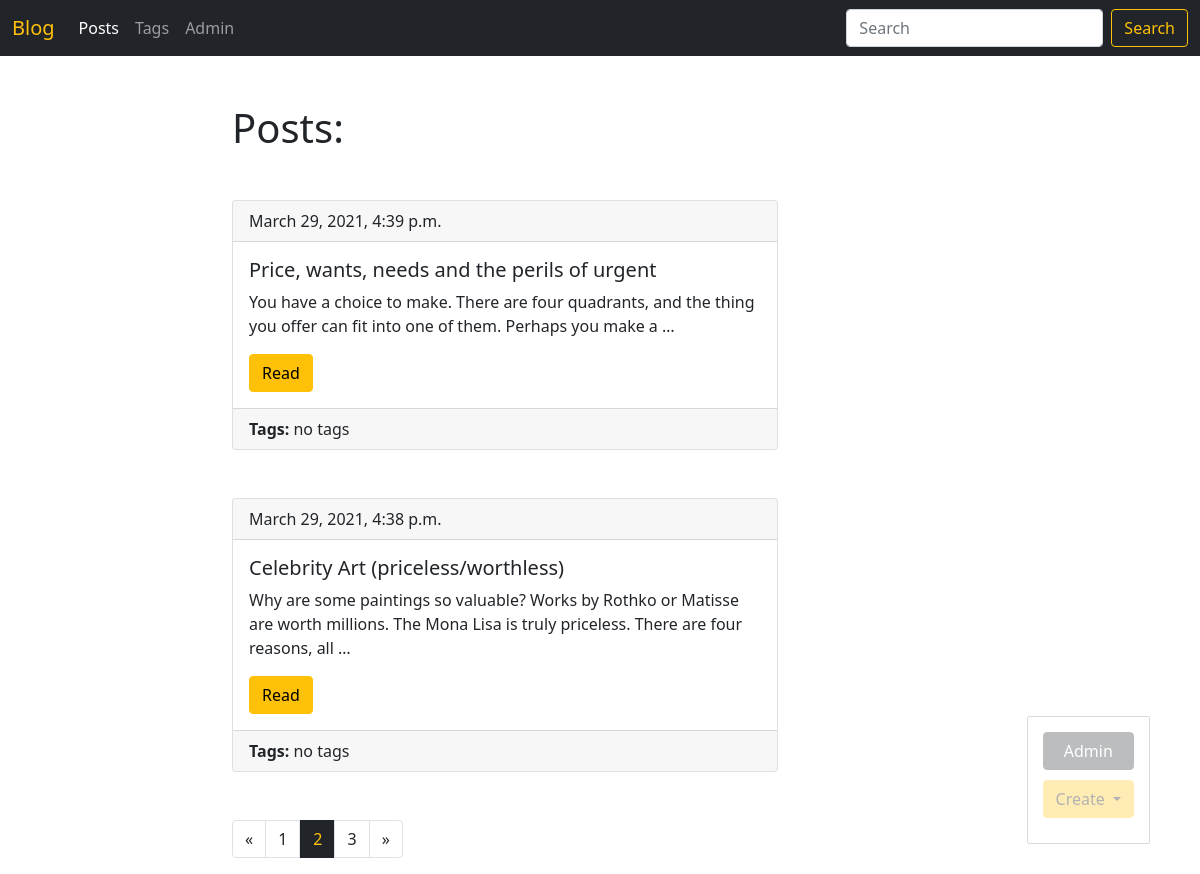
The page /blog/?page=2 (signed in) on the database its author committed.
### blog/models.py (models this page shows, shortened)
class Post(models.Model):
    title = models.CharField(max_length=150, db_index=True)
    slug = models.SlugField(max_length=150, blank=True, unique=True)
    body = models.TextField(blank=True, db_index=True)
    date_pub = models.DateTimeField(auto_now_add=True)
    tags = models.ManyToManyField('tag', blank=True, related_name='posts')
    def get_absolute_url(self):
        return reverse('post_detail', kwargs={'slug': self.slug})
    class Meta:
        ordering = ['-date_pub']

### blog/views.py (the view)
# urls.py: path('', posts_list, name='blog'),
def posts_list(request):
    search_query = request.GET.get('q', '')
    if search_query:
        posts = Post.objects.filter(Q(title__icontains=search_query) | Q(body__icontains=search_query))
    else:
        posts = Post.objects.all()
    paginator = Paginator(posts, 2)
    page_number = request.GET.get('page', 1)
    page = paginator.get_page(page_number)
    is_paginated = page.has_other_pages()
    if page.has_previous():
        previous_url = f'{page.previous_page_number()}'
    else:
        previous_url = ''
    if page.has_next():
        next_url = f'{page.next_page_number()}'
    else:
        next_url = ''
    return render(request, 'blog/post/posts_list.html', context={'posts': page,
                                                                 'is_paginated': is_paginated,
                                                                 'next_url': next_url,
                                                                 'previous_url': previous_url})

### blog/templates/blog/post/posts_list.html (shortened to what this page needs)
{% extends 'blog/base_blog.html' %}
{% block content %}
<h1 class="mb-5">Posts:</h1>
{% for post in posts %}
<div class="card mb-5">
    <div class="card-header">
        {{ post.date_pub }}
    </div>
    <div class="card-body">
        <h5 class="card-title">{{ post.title }}</h5>
        <p class="card-text">{{ post.body|truncatewords:25 }}</p>
        <a href="{{ post.get_absolute_url }}" class="btn btn-warning">Read</a>
    </div>
    <div class="card-footer">
        <b>Tags:</b>
        {% if post.tags.all %}
            {% for tag in post.tags.all %}
                <a href="{{ tag.get_absolute_url }}" class="link-dark">{{ tag.title }}</a>
            {% endfor %}
        {% else %}
            <a class="link-dark" style="text-decoration:none">no tags</a>
        {% endif %}
    </div>
</div>
{% endfor %}
{% endblock %}

### rows shown on the page
Post: date_pub "March 29, 2021, 4:39 p.m.", title "Price, wants, needs and the perils of urgent", body "You have a choice to make. There are four quadrants, and the thing you offer can fit into one of them. Perhaps you make a …", shows "no tags"
Post: date_pub "March 29, 2021, 4:38 p.m.", title "Celebrity Art (priceless/worthless)", body "Why are some paintings so valuable? Works by Rothko or Matisse are worth millions. The Mona Lisa is truly priceless. There are four reasons, all …", shows "no tags"

### other values the page prints
{{ n }} "1" "3"
{{ n }} "2"
